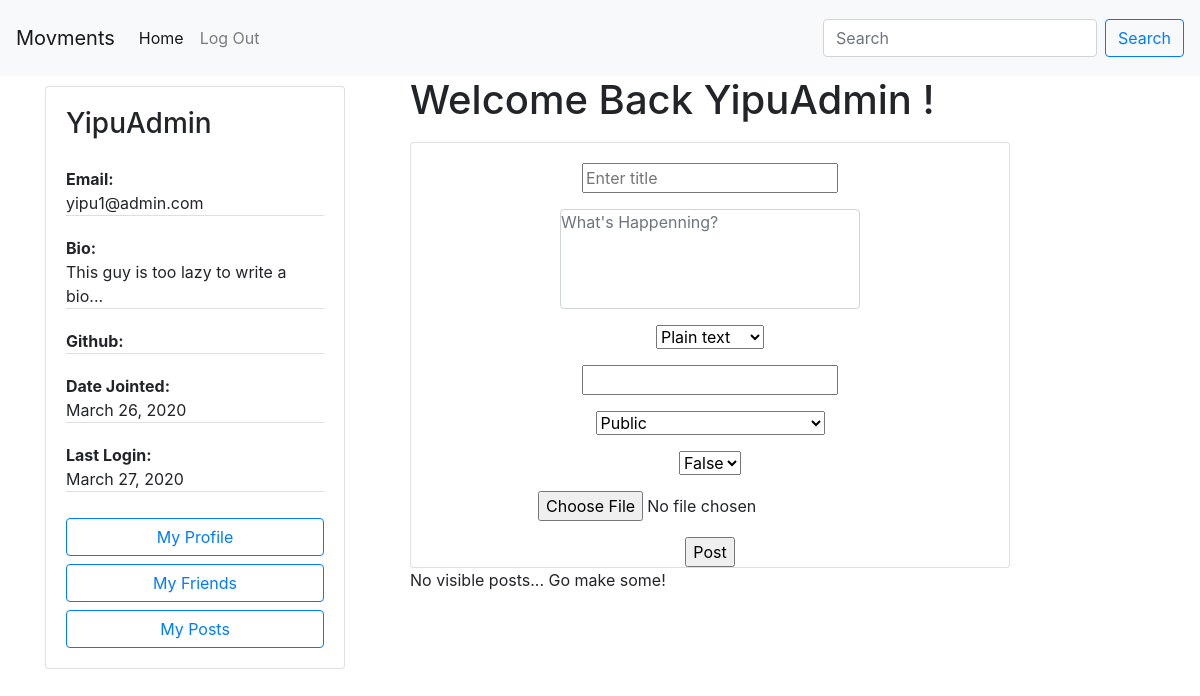
The app's page /posts/ (signed in) with its own data.
### accounts/models.py (models this page shows, shortened)
class Author(AbstractBaseUser):
    email=models.EmailField(
        verbose_name='email address',
        max_length=60,
        unique=True,
    )
    id = models.CharField(primary_key=True, default=uuid.uuid4().urn[9:], editable=False,max_length=100,unique=True)
    displayName = models.CharField(max_length=30)
    lastName = models.CharField(max_length=30, blank=True)
    firstName = models.CharField(max_length=30, blank=True)
    host = models.CharField(default=settings.HOSTNAME, max_length=100)
    url = models.CharField(default="", max_length=100)
    avatar = models.ImageField(upload_to='avatar/', default = 'avatar/default-avatar.png', blank=True, null=True)
    github = models.URLField(default="", max_length=100, null=True)
    bio = models.CharField(default="This guy is too lazy to write a bio...", max_length=200, blank=True, null=True)
    date_joined=models.DateField(verbose_name="date joined", auto_now=True)
    last_login=models.DateField(verbose_name="last login", auto_now=True)
    active=models.BooleanField(default=True)
    activated=models.BooleanField(default=False)
    node=models.BooleanField(default=False)
    admin=models.BooleanField(default=False)
    share=models.BooleanField(default=False)
    share_image=models.BooleanField(default=False)
    objects = AuthorManager()
    USERNAME_FIELD = 'email'
    REQUIRED_FIELDS = ['displayName', ]

### posting/views.py (the view, shortened to what this page needs)
# urls.py: path('posts/', APIviews.ViewPublicPosts.as_view(), name='view public posts'),
class ViewPublicPosts(APIView):
    permission_classes = [IsActivatedOrReadOnly]
    def get(self, request, format=None):
        try:
            form = PostForm(request.POST or None)
            posts = getVisiblePosts(request.user)
            remote_posts = getRemotePublicPosts()
            if len(remote_posts) > 0:
                posts = list(posts) + remote_posts
                posts.sort(key=lambda x: x.published, reverse=True)
            context = {
                'post_list': posts[:20],
                'form': form,
            }
            return render(request, "posting/stream.html", context)
        except Exception as e:
            print(e)
            return HttpResponseServerError(e)

### posting/forms.py
class PostForm(forms.ModelForm):
    content = forms.CharField(
        widget=forms.Textarea(
            attrs={
                "class": "textarea form-control",
                "rows": 30,
                "cols": 50,
                "style": "resize:none",
            }
        )
    )
    image = forms.ImageField(required=False)
    class Meta:
        model = Post
        fields = [
            'title',
            'content',
            'contentType',
            'categories',
            'visibility',
            'unlisted',
            'image',
        ]

### accounts/permissions.py (called while the page is built)
    def has_permission(self, request, view):
        if request.method in self.safe_method:
            return True
        if request.user:
            return request.user.is_activated
        return False

### posting/helper_functions.py (called while the page is built, shortened)
def getVisiblePosts(requester, author=None):
    result = []
    if requester.is_anonymous or requester.host != settings.HOSTNAME:
        if author:
            return Post.objects.filter(author=author, visibility='PUBLIC', unlisted=False).order_by('-published')
        else:
            return Post.objects.filter(visibility='PUBLIC', unlisted=False).order_by('-published')

def getRemotePublicPosts():
    remote_posts = []
    nodes = ServerNode.objects.all()
    if not nodes.exists():
        return remote_posts

### posting/templates/posting/stream.html (shortened to what this page needs)
{% extends 'posting/homepage.html' %}
{% block shortProfile %}
    {% if request.user.is_authenticated %}
        <div class="short-profile">
            {% include 'posting/profile-card.html' with request=request %}
        </div>
    {% endif %}
{% endblock %}
{% block content %}
    {% if post_list %}
        <ul>
            {% for post in post_list %}
            <li>
                {% include 'posting/post-inline-view.html' with post=post %}
            </li>
            {% endfor %}
        </ul>
    {% else %}
        <p>No visible posts... Go make some!</p>
    {% endif %}
{% endblock %}
{% block newPost %}
    {% if request.user.is_authenticated %}
        {% include 'posting/post-input-form.html' with post=post %}
    {% endif %}
{% endblock %}

### posting/templates/posting/profile-card.html
<div class="card" style="width: 300px;">
    <div class="card-body">
    <h3 class="card-title">{{request.user.displayName }}</h3>
    <p class="card-text">
        <ul class="list-group list-group-flush">
            <li class="list-group-item" style="padding: 0;"><span style="font-weight: bold;">Email:</span><br>{{ request.user.email }}</li>
            <li class="list-group-item" style="padding: 0;"><span style="font-weight: bold;">Bio:</span><br>{{ request.user.bio }}</li>
            <li class="list-group-item" style="padding: 0;"><span style="font-weight: bold;">Github:</span><br>{{ request.user.github }}</li>
            <li class="list-group-item" style="padding: 0;"><span style="font-weight: bold;">Date Jointed:</span><br> {{ request.user.date_joined }}</li>
            <li class="list-group-item" style="padding: 0;"><span style="font-weight: bold;">Last Login:</span><br>{{ request.user.last_login }}</li>
        </ul>
    </p>
    <div id="user-menu">
        <a href="{% url 'accounts:view profile' request.user.id %}" class="btn btn-outline-primary btn-block">My Profile</a>
        <a href="{% url 'friendship:get friends list' request.user.id %}" class="btn btn-outline-primary btn-block">My Friends</a>
        <a href="{% url 'posting:view user posts' request.user.id %}" class="btn btn-outline-primary btn-block">My Posts</a>
    </div>
    </div>
</div>

### posting/templates/posting/post-input-form.html (shortened to what this page needs)
<h1 style="text-align:center">Welcome Back {{ request.user.displayName }} !</h1>
<div class="card" style="width: 600px;">
    <form action="." method="POST" class="post-form" enctype="multipart/form-data">
        <div>
            {{ form.as_p }}
        <input type="submit" value="Post">
        </div>
    </form>
</div>

### posting/templates/posting/base.html (style rules this page uses)
ul { padding: 0; list-style-type: none; }
.post-form { text-align: center; }
.post-form #id_title { margin-top: 20px; }
.post-form #id_content { width: 300px; height: 100px; padding: 0; }
li { padding: 0; list-style-type: none; margin-top: 10px; margin-bottom: 10px; }
.card { margin-top: 10px; }
#id_content { margin: 0 auto; float: none; }

### records on screen
Author: user.displayName "YipuAdmin", user.email "yipu1@admin.com", user.bio "This guy is too lazy to write a bio...", user.date_joined "March 26, 2020", user.last_login "March 27, 2020"
